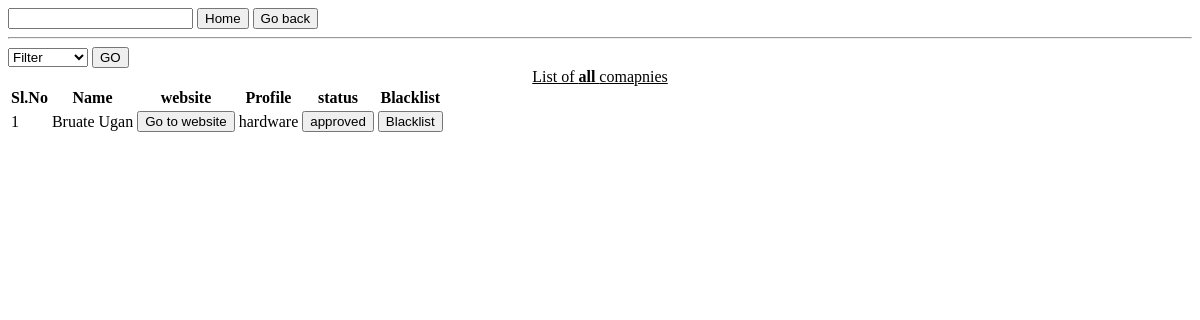
Before: /request with the older database file.
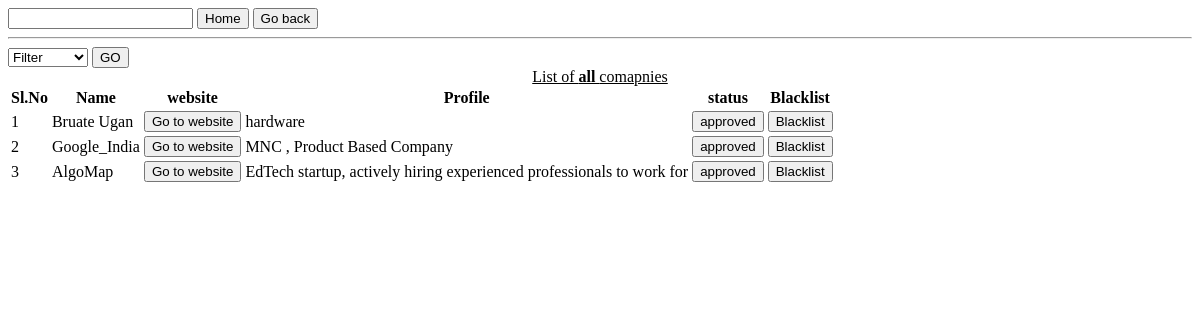
After: the same page with the newer database file.
### model.py (models this page shows)
class Company(database.Model):
    __tablename__ = 'Company'
    company_id = database.Column(database.Integer, primary_key=True)
    User_id = database.Column(
        database.Integer, database.ForeignKey(User.user_id), unique=False)
    Name = database.Column(database.String, unique=True)
    Location = database.Column(database.String, unique=False)
    about = database.Column(database.String, unique=True)
    website = database.Column(database.String, unique=True)
    drives = database.Relationship('Drive', lazy='dynamic', backref='Company', cascade='all,delete-orphan')
    status = database.Column(database.String, default="pending")
    contact = database.Column(database.Integer, unique=True)

### admin.py (the view, shortened to what this page needs)
@adm.route('/request',methods=['GET','POST'])
def request_company():
    if request.method=="GET":
       lisi=get_company()["all"]
       return render_template("pending_company.html",lisi=lisi,state="all")

### dataSource.py (called while the page is built)
def get_company():
        c=Company.query.all()
        lis=[]
        pending_companies=[]
        rejected_companies=[]
        approved_companies=[]
        for i in c:
            info={
                "sl":i.company_id,
                "Name":i.Name,
                "Website":i.website,
                "status":i.status,
                "Location":i.Location,
                "about":i.about,
                "user":i.User_id
            }
            lis.append(info)
            if info["status"]=="pending":
                pending_companies.append(info)
            elif info["status"]=="rejected":
                rejected_companies.append(info)
            elif info["status"]=="approved":
                approved_companies.append(info)
        return {"all":lis,"pending":pending_companies,"approved":approved_companies,"rejected":rejected_companies}

### templates/pending_company.html (shortened to what this page needs)
<!DOCTYPE html>
<html lang="en">
<head>
</head>
<body>
    <input type="search" name="company">
    <a href={{url_for('admin.admin')}}> <button>Home</button></a>
    <a href={{url_for('admin.admin')}}><button>Go back</button></a>
    <hr>
    <form method="Post">
       <select name="filter" id="filter" placeholder="enter">
            <option name="All" disabled selected >Filter</option>
        </select>
        <input type="submit" value="GO">
    </form>
    <u><center>List of <strong> {{state}} </strong> comapnies</center></u>
    <table>
        <tr><th>Sl.No</th><th>Name</th><th>website</th><th>Profile</th><th>status</th><th>Blacklist</th></tr>
    {%for elem in lisi %}
           <tr><td>{{elem["sl"]}}</td><td>{{elem["Name"]}}</td><td><a href='{{elem["website"]}}'><button>Go to website</button></a></td><td>{{elem["about"]}}</td><td><a href={{url_for('admin.update',idi=elem["sl"])}}><button>{{elem["status"]}}</button></a></td><td><button>Blacklist</button></td></tr>
        {%else%}
           <stong> Not Found</strong>
       {%endfor%}
    </table>
</body>
</html>

Changed rows visible on the page:
added Company: sl "2", Name "Google_India", about "MNC , Product Based Company", status "approved"
added Company: sl "3", Name "AlgoMap", about "EdTech startup, actively hiring experienced professionals to work for", status "approved"
